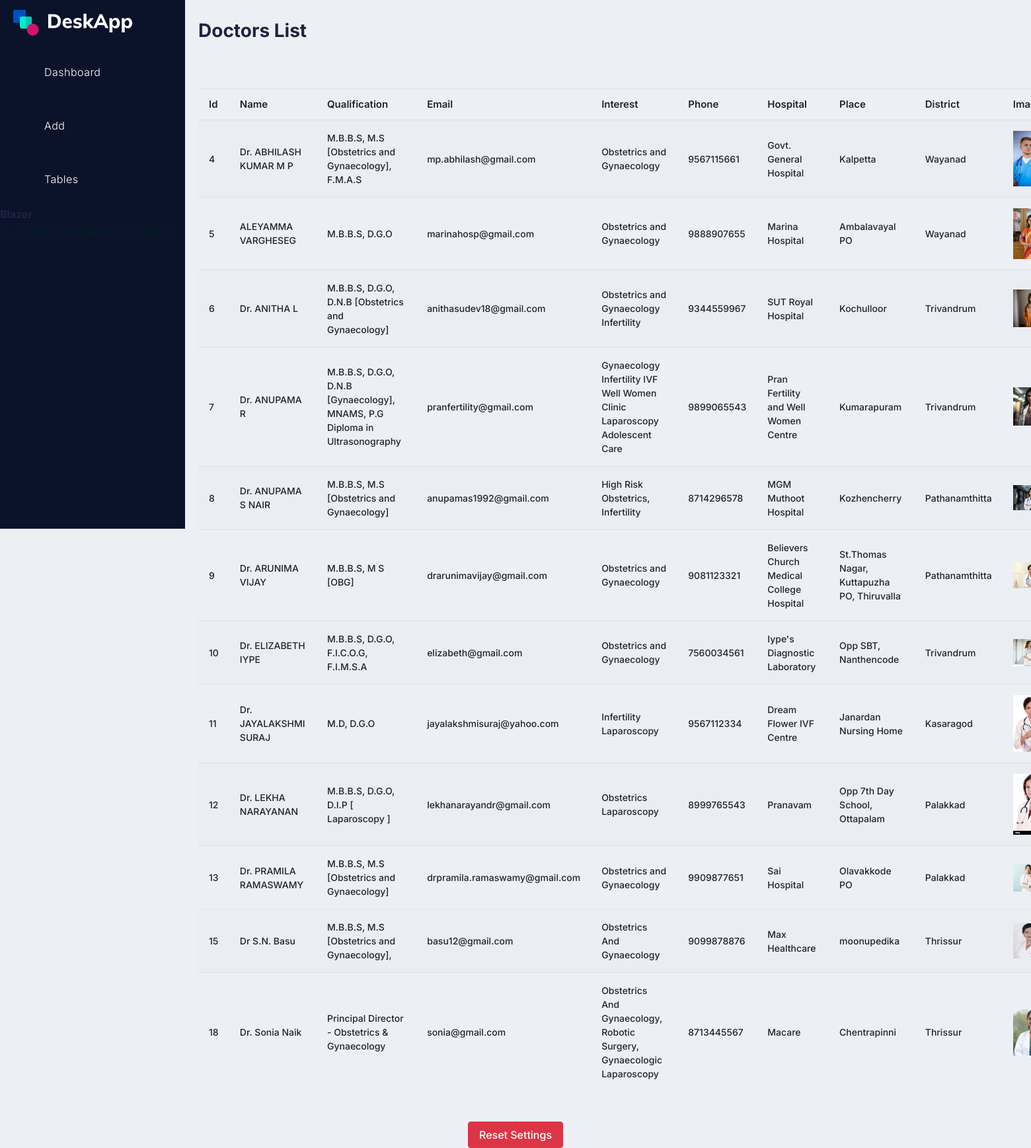
Page /adminapp/display_doctor/ on the committed database.
### adminapp/models.py (models this page shows)
class Doctor_db(models.Model):
    Name = models.CharField(max_length=50,null=True,blank=True)
    Qualification = models.CharField(max_length=50,null=True,blank=True)
    Email = models.EmailField(null=True,blank=True)
    Interest = models.CharField(max_length=50,null=True,blank=True)
    Phone = models.IntegerField(null=True,blank=True)
    Hospital = models.CharField(max_length=100,null=True,blank=True)
    Place = models.CharField(max_length=50,null=True,blank=True)
    District = models.CharField(max_length=50,null=True,blank=True)
    Image = models.ImageField(upload_to="photos",null=True,blank=True)

### adminapp/views.py (the view)
# urls.py: path('display_doctor/',views.display_doctor,name="display_doctor"),
def display_doctor(request):
    data = Doctor_db.objects.all()
    return render(request,"doctor_display.html",{'data':data})

### adminapp/templates/doctor_display.html (shortened to what this page needs)
<!DOCTYPE html>
{% extends 'home.html' %}
{% block content %}
<html lang="en">
<head>
</head>
<body>
<h3 style="margin-left:300px;margin-top:30px">Doctors List</h3>
					<table class="table table-striped" style="margin-left:300px;margin-top:70px">
						<thead>
							<tr>
								<th scope="col">Id</th>
								<th scope="col">Name</th>
								<th scope="col">Qualification</th>
								<th scope="col">Email</th>
								<th scope="col">Interest</th>
								<th scope="col">Phone</th>
								<th scope="col">Hospital</th>
								<th scope="col">Place</th>
								<th scope="col">District</th>
								<th scope="col">Image</th>
							</tr>
						</thead>
						<tbody>
						{% for i in data %}
							<tr>
								<td>{{i.id}}</td>
								<td>{{i.Name}}</td>
								<td>{{i.Qualification}}</td>
								<td>{{i.Email}}</td>
								<td>{{i.Interest}}</td>
								<td>{{i.Phone}}</td>
								<td>{{i.Hospital}}</td>
								<td>{{i.Place}}</td>
								<td>{{i.District}}</td>
								 <td>
									 <img src="{{i.Image.url}}">
                             </td>
						{% endfor %}
						</tbody>
					</table>
</body>
</html>
{% endblock %}

### rows in the picture
Doctor_db: id "4", Name "Dr. ABHILASH KUMAR M P", Qualification "M.B.B.S, M.S [Obstetrics and Gynaecology], F.M.A.S", Email "mp.abhilash@gmail.com", Interest "Obstetrics and Gynaecology", Phone "9567115661", Hospital "Govt. General Hospital", Place "Kalpetta", District "Wayanad", Image (picture)
Doctor_db: id "5", Name "ALEYAMMA VARGHESEG", Qualification "M.B.B.S, D.G.O", Email "marinahosp@gmail.com", Interest "Obstetrics and Gynaecology", Phone "9888907655", Hospital "Marina Hospital", Place "Ambalavayal PO", District "Wayanad", Image (picture)
Doctor_db: id "6", Name "Dr. ANITHA L", Qualification "M.B.B.S, D.G.O, D.N.B [Obstetrics and Gynaecology]", Email "anithasudev18@gmail.com", Interest "Obstetrics and Gynaecology Infertility", Phone "9344559967", Hospital "SUT Royal Hospital", Place "Kochulloor", District "Trivandrum", Image (picture)
Doctor_db: id "7", Name "Dr. ANUPAMA R", Qualification "M.B.B.S, D.G.O, D.N.B [Gynaecology], MNAMS, P.G Diploma in Ultrasonography", Email "pranfertility@gmail.com", Interest "Gynaecology Infertility IVF Well Women Clinic Laparoscopy Adolescent Care", Phone "9899065543", Hospital "Pran Fertility and Well Women Centre", Place "Kumarapuram", District "Trivandrum", Image (picture)
Doctor_db: id "8", Name "Dr. ANUPAMA S NAIR", Qualification "M.B.B.S, M.S [Obstetrics and Gynaecology]", Email "anupamas1992@gmail.com", Interest "High Risk Obstetrics, Infertility", Phone "8714296578", Hospital "MGM Muthoot Hospital", Place "Kozhencherry", District "Pathanamthitta", Image (picture)
Doctor_db: id "9", Name "Dr. ARUNIMA VIJAY", Qualification "M.B.B.S, M S [OBG]", Email "drarunimavijay@gmail.com", Interest "Obstetrics and Gynaecology", Phone "9081123321", Hospital "Believers Church Medical College Hospital", Place "St.Thomas Nagar, Kuttapuzha PO, Thiruvalla", District "Pathanamthitta", Image (picture)
Doctor_db: id "10", Name "Dr. ELIZABETH IYPE", Qualification "M.B.B.S, D.G.O, F.I.C.O.G, F.I.M.S.A", Email "elizabeth@gmail.com", Interest "Obstetrics and Gynaecology", Phone "7560034561", Hospital "Iype's Diagnostic Laboratory", Place "Opp SBT, Nanthencode", District "Trivandrum", Image (picture)
Doctor_db: id "11", Name "Dr. JAYALAKSHMI SURAJ", Qualification "M.D, D.G.O", Email "jayalakshmisuraj@yahoo.com", Interest "Infertility Laparoscopy", Phone "9567112334", Hospital "Dream Flower IVF Centre", Place "Janardan Nursing Home", District "Kasaragod", Image (picture)
Doctor_db: id "12", Name "Dr. LEKHA NARAYANAN", Qualification "M.B.B.S, D.G.O, D.I.P [ Laparoscopy ]", Email "lekhanarayandr@gmail.com", Interest "Obstetrics Laparoscopy", Phone "8999765543", Hospital "Pranavam", Place "Opp 7th Day School, Ottapalam", District "Palakkad", Image (picture)
Doctor_db: id "13", Name "Dr. PRAMILA RAMASWAMY", Qualification "M.B.B.S, M.S [Obstetrics and Gynaecology]", Email "drpramila.ramaswamy@gmail.com", Interest "Obstetrics and Gynaecology", Phone "9909877651", Hospital "Sai Hospital", Place "Olavakkode PO", District "Palakkad", Image (picture)
Doctor_db: id "15", Name "Dr S.N. Basu", Qualification "M.B.B.S, M.S [Obstetrics and Gynaecology],", Email "basu12@gmail.com", Interest "Obstetrics And Gynaecology", Phone "9099878876", Hospital "Max Healthcare", Place "moonupedika", District "Thrissur", Image (picture)
Doctor_db: id "18", Name "Dr. Sonia Naik", Qualification "Principal Director - Obstetrics & Gynaecology", Email "sonia@gmail.com", Interest "Obstetrics And Gynaecology, Robotic Surgery, Gynaecologic Laparoscopy", Phone "8713445567", Hospital "Macare", Place "Chentrapinni", District "Thrissur", Image (picture)
